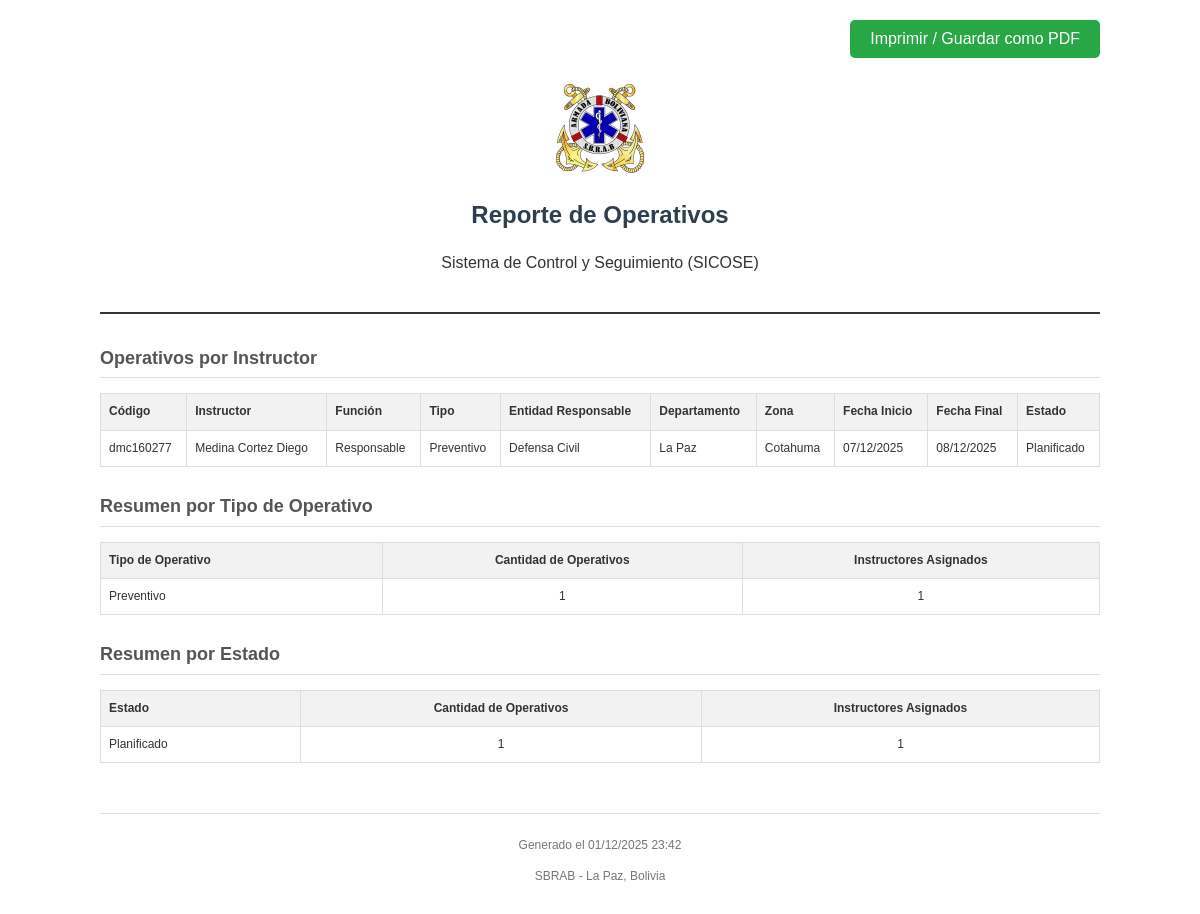
Page /dashboard/pages/generar_reporte_operativos.php on the committed database.
### tables this page shows
CREATE TABLE instructor_operativos (
            id INTEGER PRIMARY KEY AUTOINCREMENT,
            instructor_id INTEGER NOT NULL,
            operativo_id INTEGER NOT NULL, funcion TEXT NOT NULL DEFAULT "Personal de rescate",
            FOREIGN KEY (instructor_id) REFERENCES instructores(id) ON DELETE CASCADE,
            FOREIGN KEY (operativo_id) REFERENCES operativos(id) ON DELETE CASCADE
        );

CREATE TABLE instructores (
    id INTEGER PRIMARY KEY AUTOINCREMENT,
    codigo TEXT NOT NULL UNIQUE,
    grado TEXT NOT NULL,
    nombres TEXT NOT NULL,
    apellido_paterno TEXT NOT NULL,
    apellido_materno TEXT NOT NULL,
    cedula TEXT NOT NULL,
    fecha_nacimiento DATE NOT NULL,
    especialidad TEXT NOT NULL,
    estado TEXT NOT NULL
);

CREATE TABLE operativos (
            id INTEGER PRIMARY KEY AUTOINCREMENT,
            tipo TEXT NOT NULL,
            entidad_responsable TEXT NOT NULL,
            estado TEXT NOT NULL,
            departamento TEXT NOT NULL,
            zona TEXT NOT NULL,
            fecha_inicio DATE NOT NULL,
            fecha_final DATE NOT NULL
        );

### dashboard/pages/generar_reporte_operativos.php (the view, shortened to what this page needs)
<?php
require_once 'data/db.php';
$params = [];
$sql = "
    SELECT
        i.codigo,
        i.nombres,
        i.apellido_paterno,
        i.apellido_materno,
        io.funcion,
        o.tipo,
        o.entidad_responsable,
        o.departamento,
        o.zona,
        o.fecha_inicio,
        o.fecha_final,
        o.estado
    FROM instructor_operativos io
    INNER JOIN instructores i ON io.instructor_id = i.id
    INNER JOIN operativos o ON io.operativo_id = o.id
";
$sql .= " ORDER BY i.apellido_paterno ASC, o.fecha_inicio DESC";
try {
    $stmt = $pdo->prepare($sql);
    $stmt->execute($params);
    $operativos = $stmt->fetchAll(PDO::FETCH_ASSOC);
} catch (PDOException $e) {
    die("Error al cargar datos: " . $e->getMessage());
}
try {
    $sqlResumen = "
        SELECT
            o.tipo,
            COUNT(DISTINCT o.id) as total_operativos,
            COUNT(DISTINCT io.instructor_id) as total_instructores
        FROM operativos o
        LEFT JOIN instructor_operativos io ON o.id = io.operativo_id
        GROUP BY o.tipo
        ORDER BY total_operativos DESC
    ";
    $stmtResumen = $pdo->query($sqlResumen);
    $resumen = $stmtResumen->fetchAll(PDO::FETCH_ASSOC);
} catch (PDOException $e) {
    $resumen = [];
}
try {
    $sqlResumenEstado = "
        SELECT
            o.estado,
            COUNT(DISTINCT o.id) as total_operativos,
            COUNT(DISTINCT io.instructor_id) as total_instructores
        FROM operativos o
        LEFT JOIN instructor_operativos io ON o.id = io.operativo_id
        GROUP BY o.estado
        ORDER BY total_operativos DESC
    ";
    $stmtResumenEstado = $pdo->query($sqlResumenEstado);
    $resumenEstado = $stmtResumenEstado->fetchAll(PDO::FETCH_ASSOC);
} catch (PDOException $e) {
    $resumenEstado = [];
}
?>
<!DOCTYPE html>
<html lang="es">
<head>
</head>
<body>
    <div class="no-print" style="text-align: right;">
        <button onclick="window.print()" class="btn-print">Imprimir / Guardar como PDF</button>
    </div>
    <div class="header">
        <img src="../images/sbrab_escudo.png" alt="Logo SBRAB" class="logo">
        <h1>Reporte de Operativos</h1>
        <p>Sistema de Control y Seguimiento (SICOSE)</p>
    </div>
    <div class="section">
        <h2>Operativos por Instructor</h2>
        <table>
            <thead>
                <tr>
                    <th>Código</th>
                    <th>Instructor</th>
                    <th>Función</th>
                    <th>Tipo</th>
                    <th>Entidad Responsable</th>
                    <th>Departamento</th>
                    <th>Zona</th>
                    <th>Fecha Inicio</th>
                    <th>Fecha Final</th>
                    <th>Estado</th>
                </tr>
            </thead>
            <tbody>
                <?php if (count($operativos) > 0): ?>
                    <?php foreach ($operativos as $row): ?>
                        <tr>
                            <td><?= htmlspecialchars($row['codigo']) ?></td>
                            <td><?= htmlspecialchars($row['apellido_paterno'] . ' ' . $row['apellido_materno'] . ' ' . $row['nombres']) ?></td>
                            <td><?= htmlspecialchars($row['funcion'] ?? 'N/A') ?></td>
                            <td><?= htmlspecialchars($row['tipo']) ?></td>
                            <td><?= htmlspecialchars($row['entidad_responsable']) ?></td>
                            <td><?= htmlspecialchars($row['departamento']) ?></td>
                            <td><?= htmlspecialchars($row['zona']) ?></td>
                            <td><?= date('d/m/Y', strtotime($row['fecha_inicio'])) ?></td>
                            <td><?= date('d/m/Y', strtotime($row['fecha_final'])) ?></td>
                            <td><?= htmlspecialchars($row['estado']) ?></td>
                        </tr>
                    <?php endforeach; ?>
                <?php else: ?>
                    <tr>
                        <td colspan="10" style="text-align:center;">No se encontraron resultados</td>
                    </tr>
                <?php endif; ?>
            </tbody>
        </table>
    </div>
    <div class="section">
        <h2>Resumen por Tipo de Operativo</h2>
        <table>
            <thead>
                <tr>
                    <th>Tipo de Operativo</th>
                    <th style="text-align:center;">Cantidad de Operativos</th>
                    <th style="text-align:center;">Instructores Asignados</th>
                </tr>
            </thead>
            <tbody>
                <?php if (count($resumen) > 0): ?>
                    <?php foreach ($resumen as $row): ?>
                        <tr>
                            <td><?= htmlspecialchars($row['tipo']) ?></td>
                            <td style="text-align:center;"><?= $row['total_operativos'] ?></td>
                            <td style="text-align:center;"><?= $row['total_instructores'] ?></td>
                        </tr>
                    <?php endforeach; ?>
                <?php else: ?>
                    <tr>
                        <td colspan="3" style="text-align:center;">No hay datos disponibles</td>
                    </tr>
                <?php endif; ?>
            </tbody>
        </table>
    </div>
    <div class="section">
        <h2>Resumen por Estado</h2>
        <table>
            <thead>
                <tr>
                    <th>Estado</th>
                    <th style="text-align:center;">Cantidad de Operativos</th>
                    <th style="text-align:center;">Instructores Asignados</th>
                </tr>
            </thead>
            <tbody>
                <?php if (count($resumenEstado) > 0): ?>
                    <?php foreach ($resumenEstado as $row): ?>
                        <tr>
                            <td><?= htmlspecialchars($row['estado']) ?></td>
                            <td style="text-align:center;"><?= $row['total_operativos'] ?></td>
                            <td style="text-align:center;"><?= $row['total_instructores'] ?></td>
                        </tr>
                    <?php endforeach; ?>
                <?php else: ?>
                    <tr>
                        <td colspan="3" style="text-align:center;">No hay datos disponibles</td>
                    </tr>
                <?php endif; ?>
            </tbody>
        </table>
    </div>
    <div class="footer">
        <p>Generado el <?= date('d/m/Y H:i') ?></p>
        <p>SBRAB - La Paz, Bolivia</p>
    </div>
</body>
</html>

### dashboard/pages/generar_reporte_operativos.php (style rules this page uses)
body { font-family: Arial, sans-serif; line-height: 1.6; color: #333; max-width: 1000px; margin: 0 auto; padding: 20px; }
.header { text-align: center; margin-bottom: 30px; border-bottom: 2px solid #333; padding-bottom: 20px; }
.logo { max-width: 100px; margin-bottom: 10px; }
h1 { margin: 0; font-size: 24px; color: #2c3e50; }
h2 { font-size: 18px; color: #555; border-bottom: 1px solid #ddd; padding-bottom: 5px; margin-top: 25px; }
table { width: 100%; border-collapse: collapse; margin-top: 15px; margin-bottom: 20px; }
th, td { border: 1px solid #ddd; padding: 8px; text-align: left; font-size: 12px; }
th { background-color: #f2f2f2; font-weight: bold; }
.footer { margin-top: 50px; text-align: center; font-size: 12px; color: #777; border-top: 1px solid #ddd; padding-top: 10px; }
.btn-print { display: inline-block; background-color: #28a745; color: white; padding: 10px 20px; text-decoration: none; border-radius: 5px; margin-bottom: 20px; cursor: pointer; border: none; font-size: 16px; }

### rows in the picture
instructor_operativos: instructor.codigo "dmc160277", instructor.nombres "Medina Cortez Diego", funcion "Responsable", operativo.tipo "Preventivo", operativo.entidad_responsable "Defensa Civil", operativo.departamento "La Paz", operativo.zona "Cotahuma", operativo.fecha_inicio "07/12/2025", operativo.fecha_final "08/12/2025", operativo.estado "Planificado"

### other values in the picture
$row['tipo'] "Preventivo"
$row['total_operativos'] "1"
$row['total_instructores'] "1"
$row['estado'] "Planificado"
